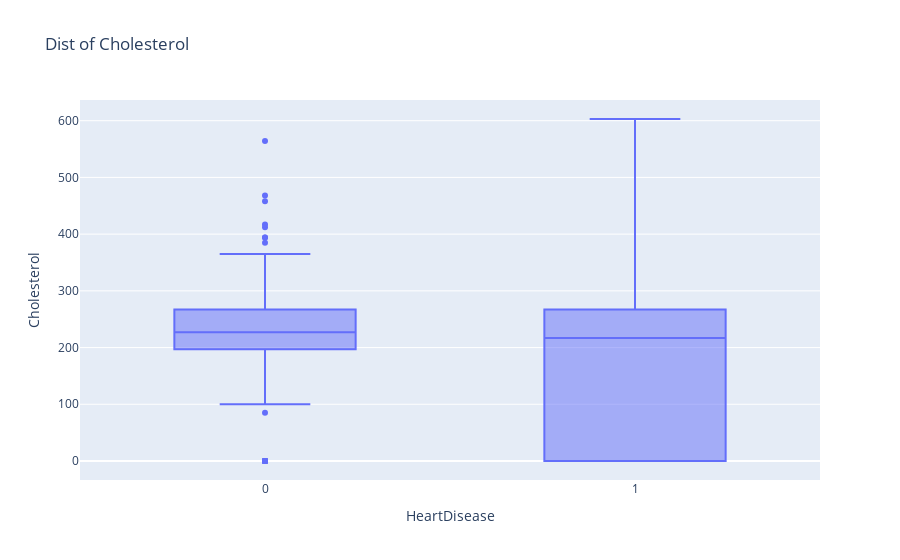

Here is the notebook cell this chart was saved with:
### Code cell
px.box(df,x='HeartDisease',y='Cholesterol',title='Dist of Cholesterol')

### Figure 1 — Plotly figure (JSON) as saved in the notebook; plotly's stock layout.template omitted (floating-point values rounded to 4 significant figures; data arrays with more than 128 entries replaced by an {"elided": "..."} marker saying what was removed)
{"data": [{"alignmentgroup": "True", "hovertemplate": "HeartDisease=%{x}<br>Cholesterol=%{y}<extra></extra>", "legendgroup": "", "marker": {"color": "#636efa"}, "name": "", "notched": false, "offsetgroup": "", "orientation": "v", "showlegend": false, "type": "box", "x": {"elided": "918 int values"}, "x0": " ", "xaxis": "x", "y": {"elided": "918 int values"}, "y0": " ", "yaxis": "y"}], "layout": {"boxmode": "group", "legend": {"tracegroupgap": 0}, "title": {"text": "Dist of Cholesterol"}, "xaxis": {"anchor": "y", "domain": [0, 1], "title": {"text": "HeartDisease"}}, "yaxis": {"anchor": "x", "domain": [0, 1], "title": {"text": "Cholesterol"}}}}
